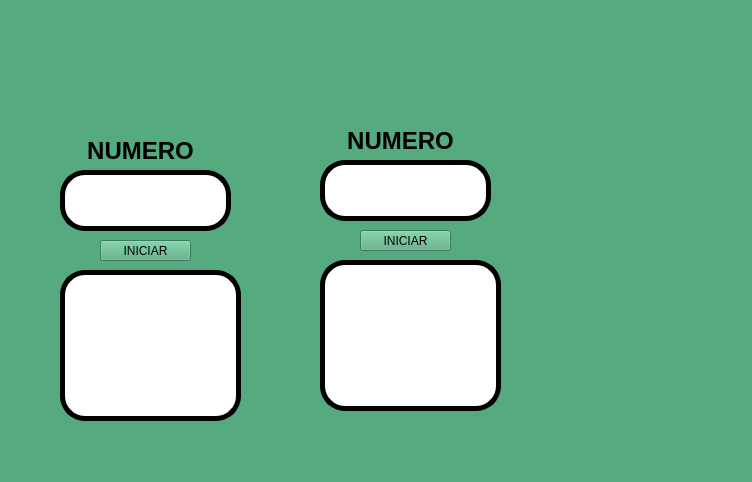
<?xml version="1.0" encoding="UTF-8"?>
<ui version="4.0">
 <class>MainWindow</class>
 <widget class="QMainWindow" name="MainWindow">
  <property name="geometry">
   <rect>
    <x>0</x>
    <y>0</y>
    <width>752</width>
    <height>482</height>
   </rect>
  </property>
  <property name="windowTitle">
   <string>MainWindow</string>
  </property>
  <property name="styleSheet">
   <string notr="true">background-color: rgb(85, 170, 127);</string>
  </property>
  <widget class="QWidget" name="centralwidget">
   <widget class="QLabel" name="label_logouat">
    <property name="geometry">
     <rect>
      <x>0</x>
      <y>0</y>
      <width>211</width>
      <height>101</height>
     </rect>
    </property>
    <property name="text">
     <string/>
    </property>
    <property name="pixmap">
     <pixmap resource="../Imagenes/recursos1.qrc">:/logos/LogoUAT.png</pixmap>
    </property>
    <property name="scaledContents">
     <bool>true</bool>
    </property>
   </widget>
   <widget class="QLabel" name="label_logofit">
    <property name="geometry">
     <rect>
      <x>540</x>
      <y>0</y>
      <width>201</width>
      <height>111</height>
     </rect>
    </property>
    <property name="text">
     <string/>
    </property>
    <property name="pixmap">
     <pixmap resource="../Imagenes/recursos1.qrc">:/logos/LogoFIT.png</pixmap>
    </property>
    <property name="scaledContents">
     <bool>true</bool>
    </property>
   </widget>
   <widget class="QLabel" name="label_logoequipo">
    <property name="geometry">
     <rect>
      <x>600</x>
      <y>340</y>
      <width>151</width>
      <height>91</height>
     </rect>
    </property>
    <property name="text">
     <string/>
    </property>
    <property name="pixmap">
     <pixmap resource="../Imagenes/recursos1.qrc">:/logos/LogoEquipo.jpeg</pixmap>
    </property>
    <property name="scaledContents">
     <bool>true</bool>
    </property>
   </widget>
   <widget class="QLabel" name="label_2">
    <property name="geometry">
     <rect>
      <x>50</x>
      <y>130</y>
      <width>181</width>
      <height>41</height>
     </rect>
    </property>
    <property name="font">
     <font>
      <pointsize>18</pointsize>
      <weight>75</weight>
      <bold>true</bold>
     </font>
    </property>
    <property name="text">
     <string>NUMERO</string>
    </property>
    <property name="alignment">
     <set>Qt::AlignCenter</set>
    </property>
   </widget>
   <widget class="QPushButton" name="btn_iniciar">
    <property name="geometry">
     <rect>
      <x>100</x>
      <y>240</y>
      <width>91</width>
      <height>21</height>
     </rect>
    </property>
    <property name="text">
     <string>INICIAR</string>
    </property>
   </widget>
   <widget class="QLabel" name="txt_contador">
    <property name="geometry">
     <rect>
      <x>60</x>
      <y>270</y>
      <width>181</width>
      <height>151</height>
     </rect>
    </property>
    <property name="font">
     <font>
      <pointsize>18</pointsize>
     </font>
    </property>
    <property name="styleSheet">
     <string notr="true">background-color: rgb(0, 172, 0);
background-color: rgb(255, 255, 255);
border: 5px solid black;
border-radius: 25px;</string>
    </property>
    <property name="text">
     <string/>
    </property>
    <property name="alignment">
     <set>Qt::AlignCenter</set>
    </property>
   </widget>
   <widget class="QLineEdit" name="txt_numero">
    <property name="geometry">
     <rect>
      <x>60</x>
      <y>170</y>
      <width>171</width>
      <height>61</height>
     </rect>
    </property>
    <property name="styleSheet">
     <string notr="true">background-color: rgb(255, 255, 255);
border: 5px solid black;
border-radius: 25px;</string>
    </property>
   </widget>
   <widget class="QLabel" name="label_3">
    <property name="geometry">
     <rect>
      <x>310</x>
      <y>120</y>
      <width>181</width>
      <height>41</height>
     </rect>
    </property>
    <property name="font">
     <font>
      <pointsize>18</pointsize>
      <weight>75</weight>
      <bold>true</bold>
     </font>
    </property>
    <property name="text">
     <string>NUMERO</string>
    </property>
    <property name="alignment">
     <set>Qt::AlignCenter</set>
    </property>
   </widget>
   <widget class="QLabel" name="txt_contador_2">
    <property name="geometry">
     <rect>
      <x>320</x>
      <y>260</y>
      <width>181</width>
      <height>151</height>
     </rect>
    </property>
    <property name="font">
     <font>
      <pointsize>18</pointsize>
     </font>
    </property>
    <property name="styleSheet">
     <string notr="true">background-color: rgb(0, 172, 0);
background-color: rgb(255, 255, 255);
border: 5px solid black;
border-radius: 25px;</string>
    </property>
    <property name="text">
     <string/>
    </property>
    <property name="alignment">
     <set>Qt::AlignCenter</set>
    </property>
   </widget>
   <widget class="QPushButton" name="btn_iniciar_2">
    <property name="geometry">
     <rect>
      <x>360</x>
      <y>230</y>
      <width>91</width>
      <height>21</height>
     </rect>
    </property>
    <property name="text">
     <string>INICIAR</string>
    </property>
   </widget>
   <widget class="QLineEdit" name="txt_numero_2">
    <property name="geometry">
     <rect>
      <x>320</x>
      <y>160</y>
      <width>171</width>
      <height>61</height>
     </rect>
    </property>
    <property name="styleSheet">
     <string notr="true">background-color: rgb(255, 255, 255);
border: 5px solid black;
border-radius: 25px;</string>
    </property>
   </widget>
  </widget>
  <widget class="QMenuBar" name="menubar">
   <property name="geometry">
    <rect>
     <x>0</x>
     <y>0</y>
     <width>752</width>
     <height>26</height>
    </rect>
   </property>
  </widget>
  <widget class="QStatusBar" name="statusbar"/>
 </widget>
 <resources>
  <include location="../Imagenes/recursos1.qrc"/>
  <include location="../Imagenes/recursos1.qrc"/>
 </resources>
 <connections/>
</ui>
